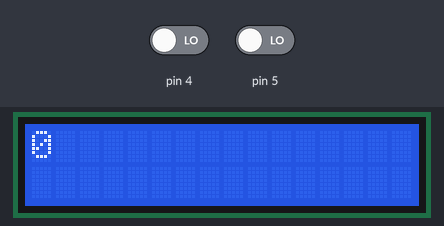
The sketch below on a simulated Arduino Uno, built with avr-gcc and run on an emulated ATmega328P. On the bench: 16×2 character LCD. The inputs (shaded band) are chosen by the test bench; at power-on: pin 4 LOW, pin 5 LOW.

Above: at 1.2 s.
1.3 s: pin 4 driven HIGH
At 1.58 s:
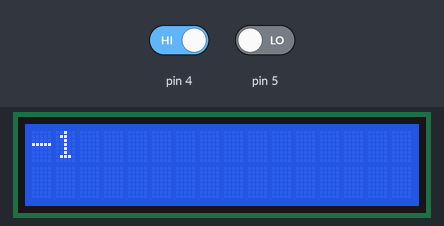
2.9 s: pin 5 driven HIGH
At 3.2 s:
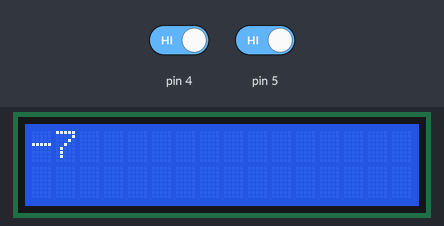
5.9 s: pin 5 driven LOW
At 6.03 s:
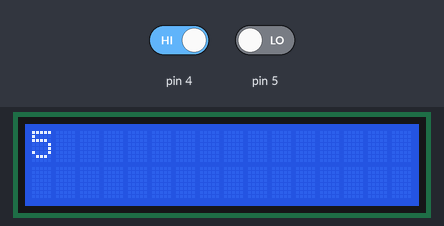
Timing chart, 0 to 8.9 s (numbered marks = the images above; inputs shaded):
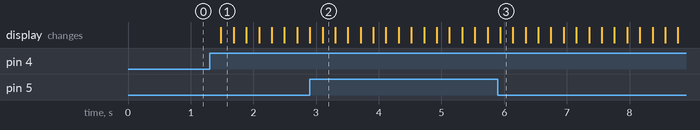

The sketch:

pro1.ino
```cpp
#include<LiquidCrystal.h>
//void time(int);

const int rs=9,en=8,d4=13,d5=12,d6=11,d7=10;
LiquidCrystal lcd(rs,en,d4,d5,d6,d7);
int count=0;
void setup() {
  // put your setup code here, to run once:
lcd.begin(16,2);
pinMode(5,INPUT);
pinMode(4,INPUT);

}

void loop() {
  // put your main code here, to run repeatedly:
  lcd.clear();
int data1=digitalRead(5);
int data2=digitalRead(4);
if(data1==HIGH)
{

  count++;


}
else if(data2==HIGH)
{
  count--;

}

lcd.print(count);

delay(200);

//time();
}
//void time()
//{
  //int m=digitalRead(5);
  //while(m==HIGH)
  //{

    //lcd.scrollDisplayLeft();
    //delay(150);
//  }
```

Measured:
- after the input at 1.3 s, the display: changes after 0.18 s (image 1)
